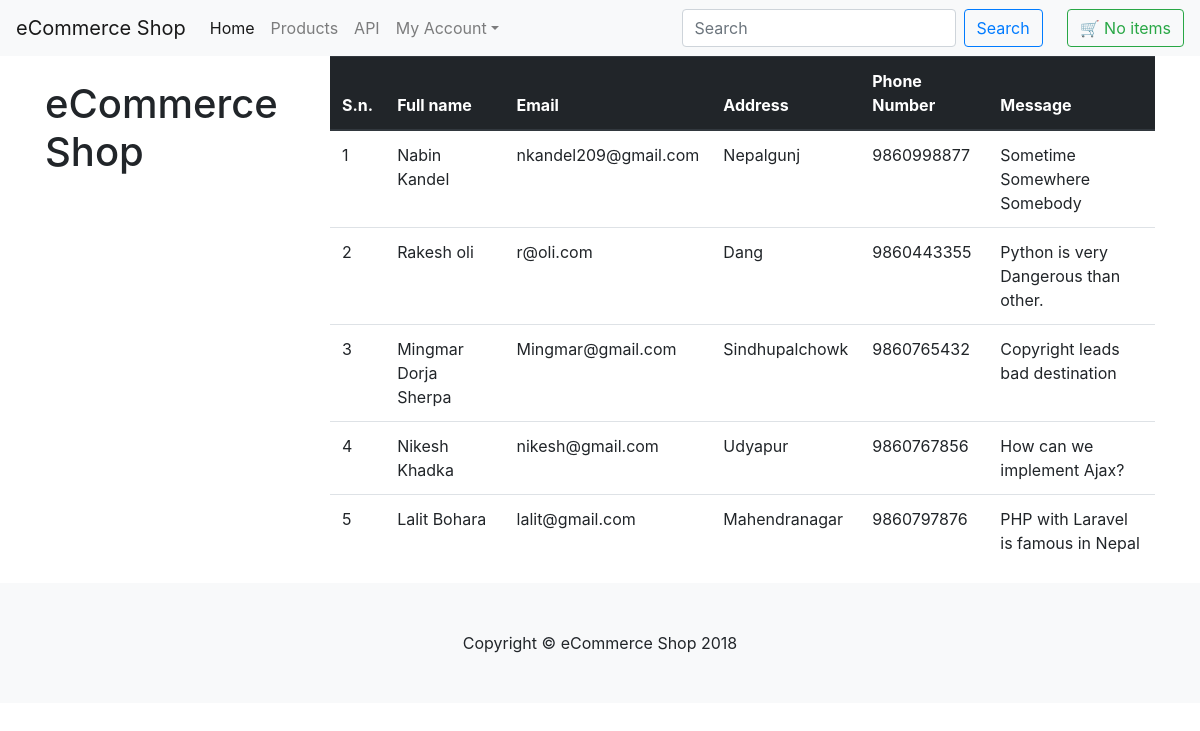
Screenshot of /contact/list/ with the database file from the repository.
### shop/models.py (models this page shows, shortened)
class Contact(models.Model):
    full_name = models.CharField(max_length=255, blank=True)
    address = models.CharField(max_length=255, blank=True)
    email = models.EmailField(max_length=255, blank=True)
    phone_number = models.CharField(max_length=255, blank=True)
    message = models.TextField(blank=True)

### shop/views.py (the view)
# urls.py: path('contact/list/', views.contactList, name="contactList"),
def contactList(request):
    mContactList = Contact.objects.all()
    return render(request, 'contactlist.html', {'data':mContactList})

### shop/templates/shop/contactlist.html (shortened to what this page needs)
{% extends 'base.html' %}
{% block content %}
    <table class="table">
        <thead class="thead-dark">
        <tr>
            <th>S.n.</th>
            <th>Full name</th>
            <th>Email</th>
            <th>Address</th>
            <th>Phone Number</th>
            <th>Message</th>
        </tr>
        </thead>
        {% for contact in data %}
            <tr>
                <td> {{ forloop.counter }}</td>
                <td> {{ contact.full_name }}</td>
                <td> {{ contact.email }} </td>
                <td> {{ contact.address }} </td>
                <td> {{ contact.phone_number }} </td>
                <td> {{ contact.message }} </td>
            </tr>
        {% endfor %}
    </table>
{% endblock %}

### shop/templates/shop/base.html (shortened to what this page needs)
<!DOCTYPE html>
<html lang="en">
<head>
    <link href="/static/shop/css/bootstrap.min.css" rel="stylesheet">
</head>
<body style="padding-top:56px">
    <nav class="navbar navbar-expand-lg navbar-light bg-light fixed-top">
        <a class="navbar-brand" href="/">eCommerce Shop</a>
        <div class="collapse navbar-collapse" id="navbarSupportedContent">
            <ul class="navbar-nav mr-auto">
                <li class="nav-item active">
                    <a class="nav-link" href="/">Home <span class="sr-only">(current)</span></a>
                </li>
                <li class="nav-item">
                    <a class="nav-link" href="{% url 'shop:products' %}">Products</a>
                </li>
                <li class="nav-item">
                    <a class="nav-link" href="{% url 'shop:api_products' %}">API</a>
                </li>
                <li class="nav-item dropdown">
                    <a class="nav-link dropdown-toggle" href="#" id="navbarDropdown" role="button"
                       data-toggle="dropdown" aria-haspopup="true" aria-expanded="false">My Account</a>
                </li>
            </ul>
            <form class="form-inline my-2 my-lg-0 mr-4" action="{% url 'shop:search' %}">
                <input class="form-control mr-sm-2" name="q" type="search" placeholder="Search" aria-label="Search">
                <button class="btn btn-outline-primary my-2 my-sm-0" type="submit">Search</button>
            </form>
            <a href="{% url 'shop:my_cart' %}" class="btn btn-outline-success my-2 my-sm-0">
                <span class="glyphicon">🛒</span>
                <span id="cart_count">
                {% block cart_count %}
                    {% if carts|length == 0 %} No items
                    {% elif carts|length == 1 %} 1 item
                    {% else %} {{ carts|length }} items
                    {% endif %}
                {% endblock %}
                </span>
            </a>
        </div>
    </nav>
    <div class="container">
    {% block main_content %}
        <div class="row">
            <div class="col-lg-3">
                <h1 class="my-4">eCommerce Shop</h1>
            </div>
            <div class="col-lg-9">
                {% block content %}{% endblock %}
            </div>
        </div>
    {% endblock %}
    </div>
    <footer class="py-5 bg-light">
        <div class="container">
            <p class="m-0 text-center">Copyright &copy; eCommerce Shop 2018</p>
        </div>
    </footer>
</body>
</html>

### rows the page displays
Contact: full_name "Nabin Kandel", email "nkandel209@gmail.com", address "Nepalgunj", phone_number "9860998877", message "Sometime Somewhere Somebody"
Contact: full_name "Rakesh oli", email "r@oli.com", address "Dang", phone_number "9860443355", message "Python is very Dangerous than other."
Contact: full_name "Mingmar Dorja Sherpa", email "Mingmar@gmail.com", address "Sindhupalchowk", phone_number "9860765432", message "Copyright leads bad destination"
Contact: full_name "Nikesh Khadka", email "nikesh@gmail.com", address "Udyapur", phone_number "9860767856", message "How can we implement Ajax?"
Contact: full_name "Lalit Bohara", email "lalit@gmail.com", address "Mahendranagar", phone_number "9860797876", message "PHP with Laravel is famous in Nepal"
